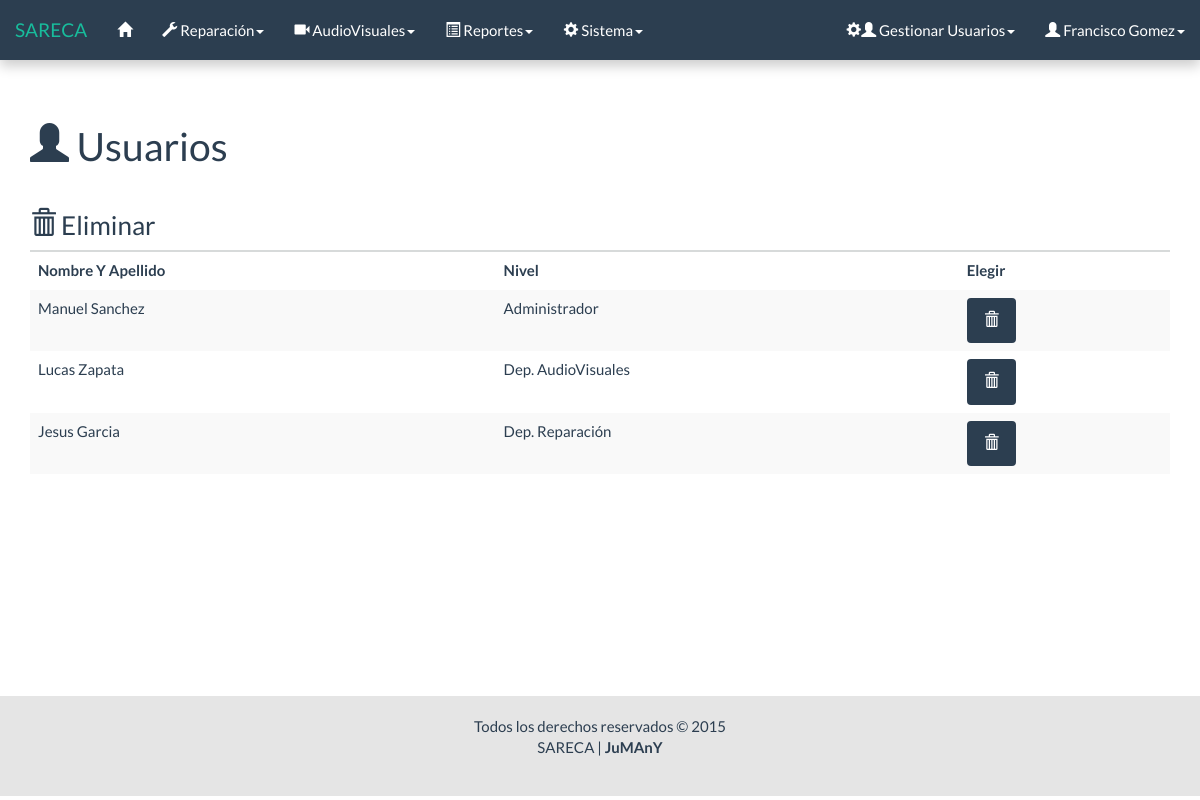
The app's page /html/elim_usuario_sis_f.php (signed in) with its own data.
### tables this page shows
CREATE TABLE `usuario` (
  `Id` varchar(50) NOT NULL,
  `Contrasena` varchar(32) NOT NULL,
  `Nivel` int(1) NOT NULL,
  `Nombre` varchar(50) NOT NULL,
  `correo` varchar(50) NOT NULL,
  PRIMARY KEY (`Id`)
);

### html/elim_usuario_sis_f.php (the view, shortened to what this page needs)
<?php
	require('../php/conexion/conexion.php');
	$sql = "SELECT Id,Nivel,Nombre FROM usuario";
	$res = $conectar->query($sql);
?>
<!DOCTYPE html>
<html lang="es">
	<head>
		<link rel="stylesheet" href="../css/bootstrap.css">
		<link rel="stylesheet" href="../css/general.css">
	</head>
	<body>
		<div id="wrap">
			<?php
				include("menu/menu.php");
			?>
			<div class="container">
				<div class="bs-docs-section">
					<?php
						include('mensaje/mensaje.php');
					?>
					<div class="row">
						<div class="col-lg-12">
							<div class="page-header">
								<h1><span class="glyphicon glyphicon-user"></span> Usuarios</h1>
							</div>
							<h3><span class="glyphicon glyphicon-trash"></span> Eliminar</h3>
							<table class="table table-striped table-hover">
								<thead>
									<tr>
										<th>Nombre Y Apellido</th>
										<th>Nivel</th>
										<th>Elegir</th>
									</tr>
								</thead>
								<tbody>
									<?php
									while ($fila = $res->fetch_object()) {
										if($fila->Id == $_SESSION['id']) continue;
										if($fila->Nivel == 1) $nivel  = 'Administrador';
										if($fila->Nivel == 2) $nivel  = 'Dep. AudioVisuales';
										if($fila->Nivel == 3) $nivel  = 'Dep. Reparación';
										printf('
											<tr>
												<td>%s</td>
												<td>%s</td>
												<td data-toggle="tooltip" data-placement="right" title="" data-original-title="Eliminar"><a href="#" data-href="../php/elim_usuario_sis.php?u=%s" data-toggle="modal" data-target="#confirm-action" data-msj="¿Desea eliminar el usuario: %s?" class="btn btn-primary"><span class="glyphicon glyphicon-trash"></span></a></td>
											</tr>',
											$fila->Nombre,
											$nivel,
											$fila->Id,
											$fila->Nombre
										);
									}
									?>
								</tbody>
							</table>
						</div>
					</div>
				</div>
			</div>
			<div id="push"></div>
		</div>
		<div id="footer">
			<div class="container">
				<p class="muted credit">
					Todos los derechos reservados &copy 2015 <br>
					SARECA | <b>JuMAnY</b>
				</p>
			</div>
		</div>
	</body>
</html>

### css/general.css (style rules this page uses)
html, body { height: 100%; }
#wrap { min-height: 100%; height: auto !important; height: 100%; margin: 0 auto -104px; }
#push, #footer { height: 100px; }
#footer { text-align: center; background-color: #e5e5e5; }
#wrap > .container { padding-top: 60px; }
.container .credit { margin: 20px 0; }

### records on screen
usuario: Nombre "Manuel Sanchez", Nivel "Administrador"
usuario: Nombre "Lucas Zapata", Nivel "Dep. AudioVisuales"
usuario: Nombre "Jesus Garcia", Nivel "Dep. Reparación"

### other values on screen
$_SESSION['nombre'] "Francisco Gomez"
